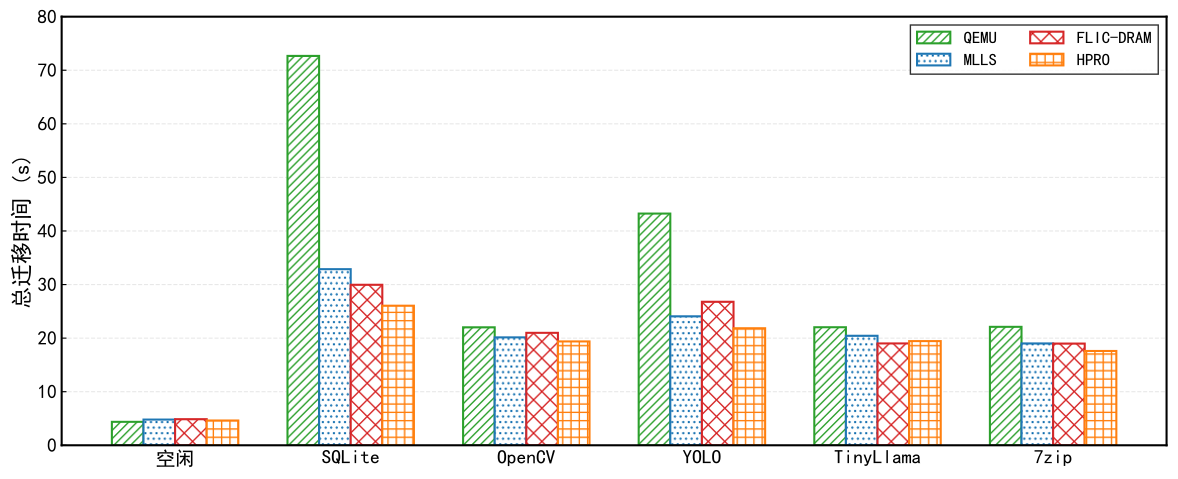

Recreate this plot in Python.
import matplotlib.pyplot as plt
import numpy as np

# --- 1. 样式设置 (学术风格 + 中文支持) ---
plt.rcParams['font.sans-serif'] = ['SimHei', 'SimSun', 'Arial Unicode MS']
plt.rcParams['font.family'] = 'sans-serif'
plt.rcParams['font.size'] = 14
plt.rcParams['axes.linewidth'] = 1.5
plt.rcParams['axes.unicode_minus'] = False
plt.rcParams['xtick.direction'] = 'in'
plt.rcParams['ytick.direction'] = 'in'

def plot_duration_bar_seconds():
    # --- 2. 数据准备 ---
    categories = ['空闲', 'SQLite', 'OpenCV', 'YOLO', 'TinyLlama', '7zip']
    
    # 原始数据 (ms)
    pre_copy_raw = [4379, 72671, 22015, 43250, 22038, 22108]
    mlls_raw = [4803, 32876, 20146, 24067, 20436, 19004]
    flic_raw = [4868, 29953, 20985, 26779, 19008, 18979]
    ressnap_raw = [4620, 26046, 19382, 21846, 19443, 17604]

    # 【核心修改】将数据除以 1000，转换为秒 (s)
    pre_copy = np.array(pre_copy_raw) / 1000.0
    mlls = np.array(mlls_raw) / 1000.0
    flic = np.array(flic_raw) / 1000.0
    ressnap = np.array(ressnap_raw) / 1000.0

    # --- 3. 绘图参数 ---
    x = np.arange(len(categories))
    width = 0.18
    
    fig, ax = plt.subplots(figsize=(12, 5))

    # 学术配色
    c_qemu = '#2ca02c'
    c_mlls = '#1f77b4'
    c_flic = '#d62728'
    c_ress = '#ff7f0e'

    # --- 4. 绘制柱状图 ---
    ax.bar(x - 1.5 * width, pre_copy, width, label='QEMU', 
           color='white', edgecolor=c_qemu, hatch='////', linewidth=1.5)
    
    ax.bar(x - 0.5 * width, mlls, width, label='MLLS', 
           color='white', edgecolor=c_mlls, hatch='...', linewidth=1.5)
    
    ax.bar(x + 0.5 * width, flic, width, label='FLIC-DRAM', 
           color='white', edgecolor=c_flic, hatch='xx', linewidth=1.5)
    
    ax.bar(x + 1.5 * width, ressnap, width, label='HPRO', 
           color='white', edgecolor=c_ress, hatch='++', linewidth=1.5)

    # --- 5. 细节调整 ---
    # Y轴标签改为 (s)
    ax.set_ylabel('总迁移时间 (s)', fontsize=16)
    
    ax.set_xticks(x)
    ax.set_xticklabels(categories, fontsize=14)
    
    # 设置Y轴网格和范围 
    # 数据最大值约 72.6s，设置上限为 80 比较合适
    ax.set_ylim(0, 80) 
    ax.yaxis.grid(True, linestyle='--', alpha=0.3)
    ax.set_axisbelow(True)

    # 图例设置
    ax.legend(loc='upper right', frameon=True, edgecolor='black', 
              fancybox=False, fontsize=12, ncol=2)

    plt.tight_layout()

    # --- 6. 保存图片 ---
    plt.savefig('du4b.pdf', format='pdf', bbox_inches='tight')
    plt.show()

if __name__ == "__main__":
    plot_duration_bar_seconds()
